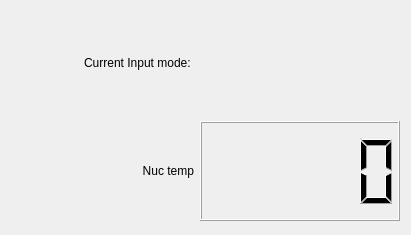
   <widget class="QWidget" name="layoutWidget">
    <property name="geometry">
     <rect>
      <x>80</x>
      <y>200</y>
      <width>411</width>
      <height>235</height>
     </rect>
    </property>
    <layout class="QGridLayout" name="gridLayout_3">
     <item row="0" column="1">
      <layout class="QGridLayout" name="gridLayout">
       <item row="0" column="0">
        <widget class="QLabel" name="label">
         <property name="maximumSize">
          <size>
           <width>200</width>
           <height>100</height>
          </size>
         </property>
         <property name="text">
          <string>Current Input mode: </string>
         </property>
         <property name="alignment">
          <set>Qt::AlignLeading|Qt::AlignLeft|Qt::AlignRight|Qt::AlignTrailing|Qt::AlignVCenter</set>
         </property>
        </widget>
       </item>
       <item row="0" column="1">
        <widget class="QLabel" name="mode_lcd">
         <property name="minimumSize">
          <size>
           <width>200</width>
           <height>100</height>
          </size>
         </property>
        </widget>
       </item>
      </layout>
     </item>
     <item row="1" column="1">
      <layout class="QGridLayout" name="gridLayout_2" rowminimumheight="0,0">
       <item row="1" column="1">
        <widget class="QLCDNumber" name="nuc_temp_lcd">
         <property name="minimumSize">
          <size>
           <width>200</width>
           <height>100</height>
          </size>
         </property>
         <property name="maximumSize">
          <size>
           <width>200</width>
           <height>100</height>
          </size>
         </property>
        </widget>
       </item>
       <item row="1" column="0">
        <widget class="QLabel" name="label_3">
         <property name="maximumSize">
          <size>
           <width>200</width>
           <height>100</height>
          </size>
         </property>
         <property name="text">
          <string>Nuc temp</string>
         </property>
         <property name="alignment">
          <set>Qt::AlignRight|Qt::AlignTrailing|Qt::AlignVCenter</set>
         </property>
        </widget>
       </item>
      </layout>
     </item>
    </layout>
   </widget>
